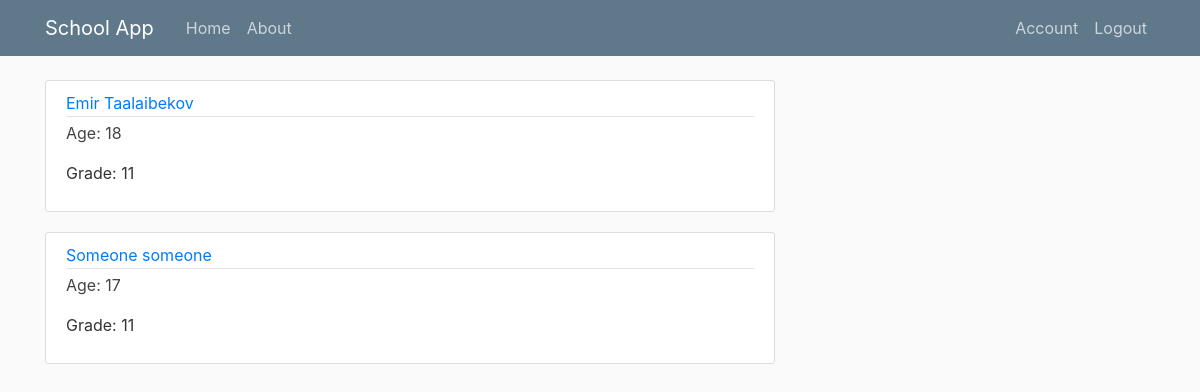
Screenshot of /home (signed in) with the database file from the repository.
### schoolapp/models.py (models this page shows, shortened)
class User(db.Model, UserMixin):
    id = db.Column(db.Integer, primary_key=True)
    email = db.Column(db.String(120), unique=True, nullable=False)
    password = db.Column(db.String(60), nullable=False)
    username = db.Column(db.String(100), unique=True, nullable=False)
    age = db.Column(db.Integer, nullable=False)
    grade = db.Column(db.Integer, nullable=False)
    address = db.Column(db.String(100), nullable=False)
    image_file = db.Column(db.String(20), nullable=False, default='default.jpg')

### schoolapp/routes.py (the view)
@app.route("/")
@app.route("/home")
def home():
    users = User.query.all()
    return render_template('home.html', users=users)

### schoolapp/models.py (called while the page is built)
@login_manager.user_loader
def load_user(user_id):
    return User.query.get(int(user_id))

### schoolapp/templates/home.html
{% extends "layout.html" %}
{% block content %}
    {% for user in users %}
        <article class="media content-section">
          <div class="media-body">
            <div class="article-metadata">
              <a class="mr-2" href="#">{{ user.username }}</a>
            </div>
            <p><a class="article-title" href="#">Age: {{ user.age }}</a></p>
            <p class="article-content">Grade: {{ user.grade }}</p>
          </div>
        </article>
    {% endfor %}
{% endblock content %}

### schoolapp/static/main.css (style rules this page uses)
body { background: #fafafa; color: #333333; margin-top: 5rem; }
.content-section { background: #ffffff; padding: 10px 20px; border: 1px solid #dddddd; border-radius: 3px; margin-bottom: 20px; }
.article-title { color: #444444; }
.article-content { white-space: pre-line; }
.article-metadata { padding-bottom: 1px; margin-bottom: 4px; border-bottom: 1px solid #e3e3e3 }

### rows the page displays
User: username "Emir Taalaibekov", age "18", grade "11"
User: username "Someone someone", age "17", grade "11"
